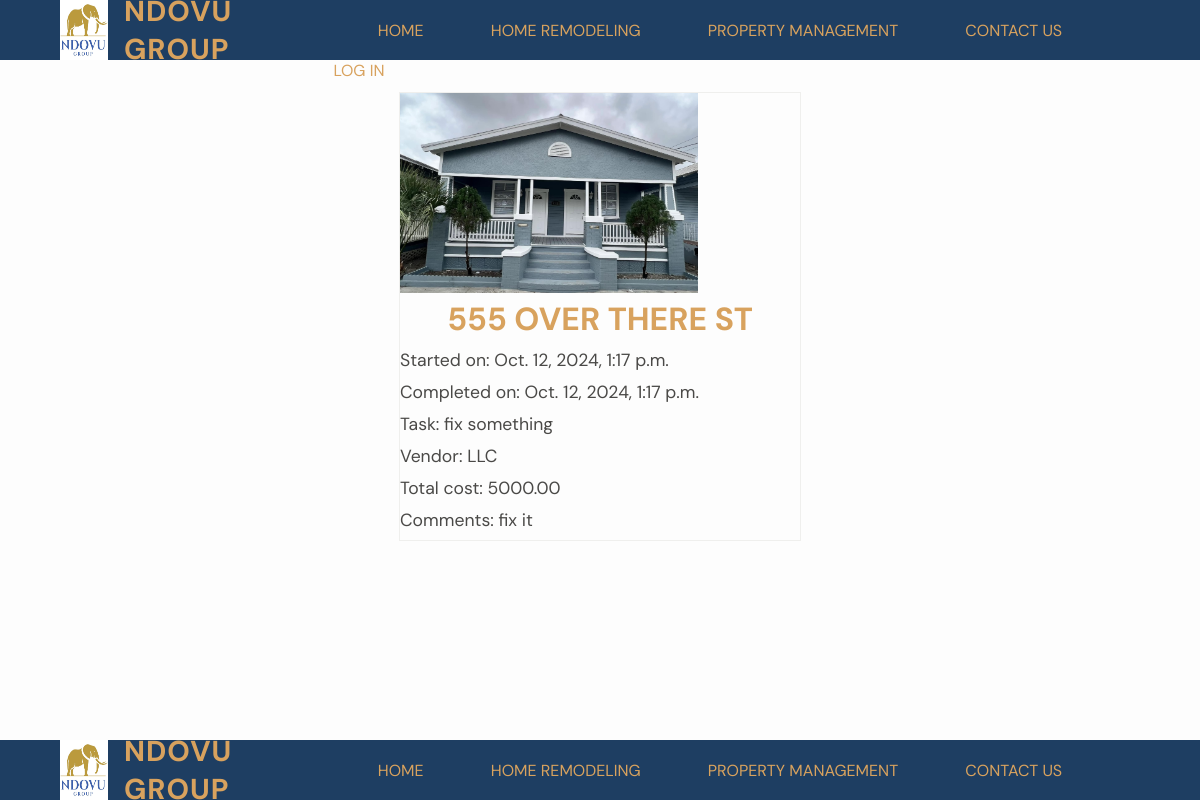
/projects/1/, run on the app's committed database.
### projects/models.py (models this page shows, shortened)
class Project(models.Model):
    name = models.CharField(max_length=128)
    image = models.ImageField(upload_to="static/img")
    tasks = models.CharField(max_length=200)
    vendor = models.CharField(max_length=50)
    total_cost = MoneyField(max_digits=14, decimal_places=2, default_currency='USD')
    comments = models.TextField()
    start_date = models.DateTimeField(auto_now_add=True)
    complete_date = models.DateTimeField(null=True, blank=True)

### projects/views.py (the view)
# urls.py: path("<int:pk>/", views.ProjectDetailView.as_view(), name="detail"),
class ProjectDetailView(DetailView): # read single, reads a single copy for read-only
        template_name = "projects/detail_project.html"
        model = Project

### templates/projects/detail_project.html (shortened to what this page needs)
{% extends 'base.html' %}
{% load static %}
{% block content %}
<div class="projects-list center-row">
    <div class="project-card">
        <img src="{{ project.image.url }}" alt="house">
        <h1> {{ project.name }} </h1>
        <p> Started on: {{ project.start_date }} </p>
        <p> Completed on: {{ project.complete_date }} </p>
        <p> Task: {{ project.tasks }} </p>
        <p> Vendor: {{ project.vendor }} </p>
        <p> Total cost: {{ project.total_cost }} </p>
        <p> Comments: {{ project.comments }} </p>
    </div>
</div>
{% endblock content %}

### static/css/base.css (style rules this page uses)
:root { --secondary-color-600: #d8a25e; --neutral-color: #4a4947; --neutral-color: #4a4947; --background-color: #fdfdfd; --surface-color: #1e3e62; --Merriweather-font: "Merriweather", sans-serif; --DM-font: "DM Sans", sans-serif; }
* { font-family: var(--DM-font); margin: 0; padding: 0; text-decoration: none; }
html { font-size: 16px; background-color: var(--background-color); }
h1 { color: var(--secondary-color-600); font-size: 2rem; text-transform: uppercase; text-align: center; }
p { color: var(--neutral-color); line-height: 1.5rem; font-size: 1.1rem; }
.center-row { display: flex; justify-content: center; align-items: center; }

### static/css/section.css (style rules this page uses)
.projects-list { margin: 2rem 0px; }
.project-card { width: 400px; display: inline-block; border: 1px solid #efefed; }
.project-card p { width: 90%; margin: 0.5rem 0; }
.project-card img { height: 200px; }

### data on the page
Project: image (picture), name "555 OVER THERE ST", start_date "Oct. 12, 2024, 1:17 p.m.", complete_date "Oct. 12, 2024, 1:17 p.m.", tasks "fix something", vendor "LLC", total_cost "5000.00", comments "fix it"
